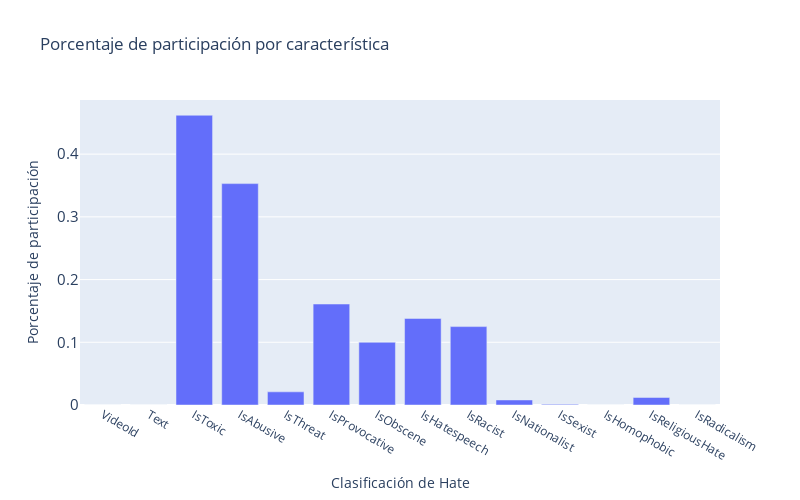

This figure's notebook cell:
### Code cell
columns_names = df.columns.tolist()
bar_data = {}

for name in columns_names[1:]:
    bar_data[name] = len(df.loc[df[name] == 1]) / len(df[name])

bar_df = pd.DataFrame(list(bar_data.items()), columns=['Porcentaje de participación', 'Clasificación de Hate'])

fig = px.bar(bar_df, x='Porcentaje de participación', y='Clasificación de Hate', 
             title='Porcentaje de participación por característica',
             labels={'Porcentaje de participación': 'Porcentaje de participación', 'Clasificación de Hate': 'Clasificación de Hate'},
             width=800, height=500)

fig.update_layout(xaxis=dict(tickfont=dict(size=12)), 
                  yaxis=dict(tickfont=dict(size=15)),
                  xaxis_title='Clasificación de Hate', 
                  yaxis_title='Porcentaje de participación',
                  showlegend=False)

fig.show()

### Figure 1 — Plotly figure (JSON) as saved in the notebook; plotly's stock layout.template omitted (floating-point values rounded to 4 significant figures)
{"data": [{"alignmentgroup": "True", "hovertemplate": "Porcentaje de participación=%{x}<br>Clasificación de Hate=%{y}<extra></extra>", "legendgroup": "", "marker": {"color": "#636efa", "pattern": {"shape": ""}}, "name": "", "offsetgroup": "", "orientation": "v", "showlegend": false, "textposition": "auto", "type": "bar", "x": ["VideoId", "Text", "IsToxic", "IsAbusive", "IsThreat", "IsProvocative", "IsObscene", "IsHatespeech", "IsRacist", "IsNationalist", "IsSexist", "IsHomophobic", "IsReligiousHate", "IsRadicalism"], "xaxis": "x", "y": [0, 0, 0.462, 0.353, 0.021, 0.161, 0.1, 0.138, 0.125, 0.008, 0.001, 0, 0.012, 0], "yaxis": "y"}], "layout": {"barmode": "relative", "height": 500, "legend": {"tracegroupgap": 0}, "showlegend": false, "title": {"text": "Porcentaje de participación por característica"}, "width": 800, "xaxis": {"anchor": "y", "domain": [0, 1], "tickfont": {"size": 12}, "title": {"text": "Clasificación de Hate"}}, "yaxis": {"anchor": "x", "domain": [0, 1], "tickfont": {"size": 15}, "title": {"text": "Porcentaje de participación"}}}}
